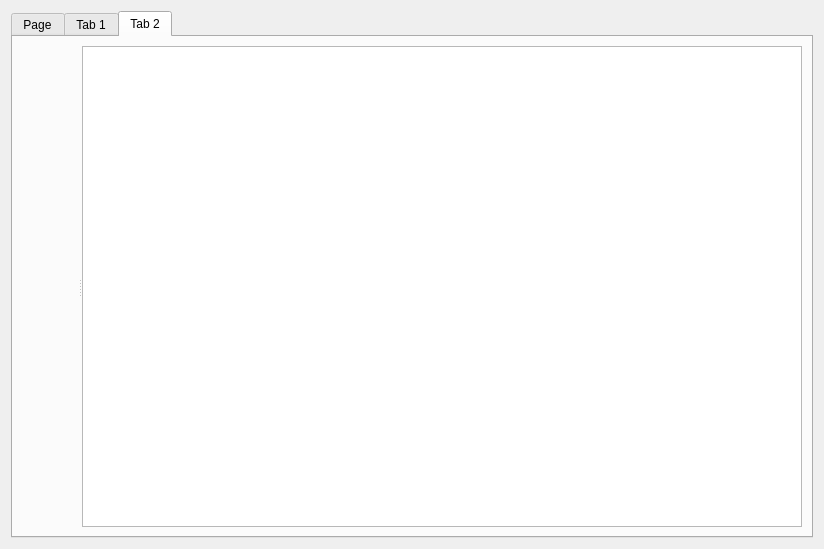
<?xml version="1.0" encoding="UTF-8"?>
<ui version="4.0">
 <class>Kites::CacheTab</class>
 <widget class="QWidget" name="Kites::CacheTab">
  <property name="geometry">
   <rect>
    <x>0</x>
    <y>0</y>
    <width>824</width>
    <height>549</height>
   </rect>
  </property>
  <property name="windowTitle">
   <string>Form</string>
  </property>
  <layout class="QGridLayout" name="gridLayout_4">
   <item row="0" column="0">
    <widget class="QTabWidget" name="tabWidget">
     <property name="currentIndex">
      <number>2</number>
     </property>
     <widget class="QWidget" name="tab">
      <attribute name="title">
       <string>Page</string>
      </attribute>
      <layout class="QGridLayout" name="gridLayout_3">
       <item row="0" column="0">
        <widget class="QSplitter" name="splitter_4">
         <property name="orientation">
          <enum>Qt::Orientation::Horizontal</enum>
         </property>
         <widget class="QWidget" name="layoutWidget">
          <layout class="QVBoxLayout" name="verticalLayout_4">
           <item>
            <widget class="CacheConfigWidget" name="InstructionConfig" native="true"/>
           </item>
           <item>
            <spacer name="verticalSpacer_3">
             <property name="orientation">
              <enum>Qt::Orientation::Vertical</enum>
             </property>
             <property name="sizeHint" stdset="0">
              <size>
               <width>20</width>
               <height>40</height>
              </size>
             </property>
            </spacer>
           </item>
          </layout>
         </widget>
         <widget class="QTableView" name="InstructiontableView"/>
        </widget>
       </item>
      </layout>
     </widget>
     <widget class="QWidget" name="L1Tab">
      <attribute name="title">
       <string>Tab 1</string>
      </attribute>
      <layout class="QGridLayout" name="gridLayout_2">
       <item row="0" column="0">
        <widget class="QSplitter" name="splitter_2">
         <property name="orientation">
          <enum>Qt::Orientation::Horizontal</enum>
         </property>
         <widget class="QWidget" name="layoutWidget_2">
          <layout class="QVBoxLayout" name="verticalLayout_2">
           <item>
            <widget class="CacheConfigWidget" name="L1Config" native="true"/>
           </item>
           <item>
            <spacer name="verticalSpacer">
             <property name="orientation">
              <enum>Qt::Orientation::Vertical</enum>
             </property>
             <property name="sizeHint" stdset="0">
              <size>
               <width>20</width>
               <height>464</height>
              </size>
             </property>
            </spacer>
           </item>
          </layout>
         </widget>
         <widget class="QTableView" name="L1tableView"/>
        </widget>
       </item>
      </layout>
     </widget>
     <widget class="QWidget" name="L2Tab">
      <attribute name="title">
       <string>Tab 2</string>
      </attribute>
      <layout class="QGridLayout" name="gridLayout">
       <item row="0" column="0">
        <widget class="QSplitter" name="splitter_3">
         <property name="orientation">
          <enum>Qt::Orientation::Horizontal</enum>
         </property>
         <widget class="QWidget" name="layoutWidget_3">
          <layout class="QVBoxLayout" name="verticalLayout_3">
           <item>
            <widget class="CacheConfigWidget" name="L2Config" native="true"/>
           </item>
           <item>
            <spacer name="verticalSpacer_2">
             <property name="orientation">
              <enum>Qt::Orientation::Vertical</enum>
             </property>
             <property name="sizeHint" stdset="0">
              <size>
               <width>20</width>
               <height>464</height>
              </size>
             </property>
            </spacer>
           </item>
          </layout>
         </widget>
         <widget class="QTableView" name="L2tableView"/>
        </widget>
       </item>
      </layout>
     </widget>
    </widget>
   </item>
  </layout>
 </widget>
 <customwidgets>
  <customwidget>
   <class>CacheConfigWidget</class>
   <extends>QWidget</extends>
   <header location="global">ui/cache_tab/cacheconfigwidget.h</header>
   <container>1</container>
  </customwidget>
 </customwidgets>
 <resources/>
 <connections/>
</ui>
